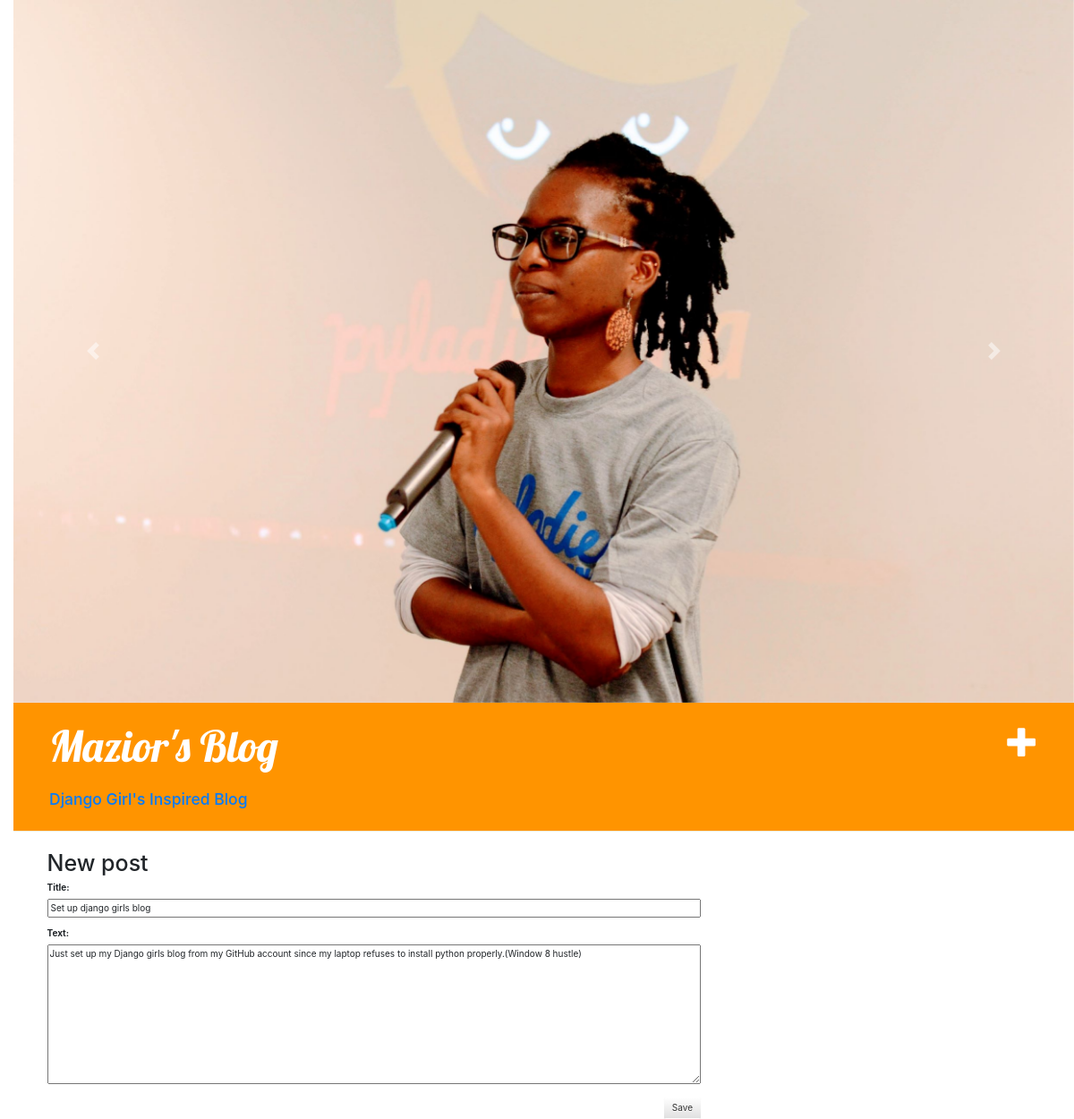
Screenshot of /post/1/edit/ (signed in) with the database file from the repository.
### blog/models.py (models this page shows, shortened)
class Post(models.Model):
	author = models.ForeignKey('auth.User')
	title = models.CharField(max_length = 200)
	text = models.TextField()
	created_date = models.DateTimeField(default = timezone.now)
	published_date = models.DateTimeField(blank = True, null = True)

### blog/views.py (the view)
# urls.py: url(r'^post/(?P<pk>\d+)/edit/$', views.post_edit, name='post_edit'),
def post_edit(request, pk):
	post = get_object_or_404(Post, pk=pk)
	if request.method == "POST":
		form = PostForm(request.POST, instance=post)
		if form.is_valid():
			post = form.save(commit=False)
			post.author = request.user
			post.published_date = timezone.now()
			post.save()
			return redirect('post_detail', pk=post.pk)
	else:
		form = PostForm(instance=post)
	return render(request, 'blog/post_edit.html', {'form': form})

### blog/forms.py
class PostForm(forms.ModelForm):
	class Meta:
		model = Post
		fields = ('title', 'text',)

### blog/templates/blog/post_edit.html
{% extends 'blog/base.html' %}
{% block content %}
	<h1>New post</h1>
	<form method="POST" class="post-form">{% csrf_token %}
	{{ form.as_p }}
	<button type="submit" class="save btn btn-default">Save</button>
	</form>
{% endblock %}

### blog/static/css/blog.css (style rules this page uses)
body { padding-left: 15px; }
h1, h2, h3, h4 { font-family: 'Lobster', cursive; }
.save { float: right; }
.post-form textarea, .post-form input { width: 100%; }

### rows the page displays
Post: title "Set up django girls blog", text "Just set up my Django girls blog from my GitHub account since my laptop refuses to install python properly.(Window 8 hustle)"
